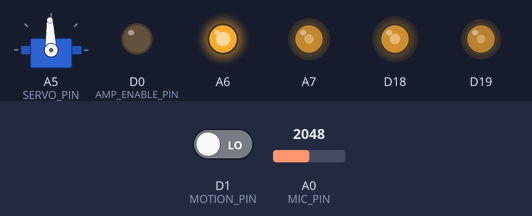
Simulated run of this sketch. Board: Particle Photon. On the bench: servo, output pins drawn as LEDs (lit = HIGH). The test bench sets the inputs (shaded band); at power-on: D1 (MOTION_PIN) LOW, A0 (MIC_PIN) = 2048. Pins used as bus, display or sensor lines are not drawn.

Above: at 5.4 s.
5.5 s: D1 (MOTION_PIN) driven HIGH
At 7.4 s:
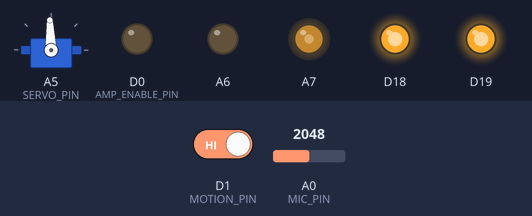
At 11.4 s:
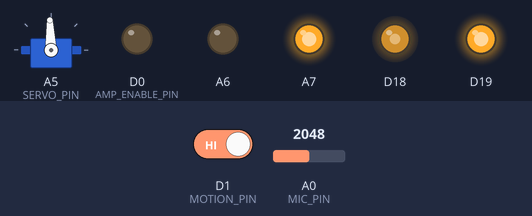
Timing chart, 0 to 12.9 s (numbered marks = the images above; inputs shaded):
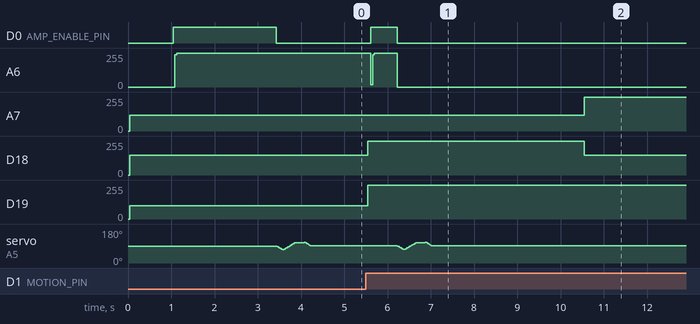

Measured:
- after the input at 5.5 s, D0 (AMP_ENABLE_PIN): LOW → HIGH after 0.11 s, → LOW 0.61 s later; A6: 255/255 → 0/255 after 0.72 s; A7: 120/255 → 255/255 after 5.0 s instead of 0.54 s; D18: 150/255 → 255/255 at once, → 150/255 5.0 s later; D19: 100/255 → 255/255 after 0.04 s instead of 0.54 s

The sketch:

droid-sentry.ino
```cpp
// (licence header left out)
// Copyright (c) 2016 Nathan Heskew

// Permission is hereby granted, free of charge, to any person obtaining a copy
// of this software and associated documentation files (the "Software"), to deal
// in the Software without restriction, including without limitation the rights
// to use, copy, modify, merge, publish, distribute, sublicense, and/or sell
// copies of the Software, and to permit persons to whom the Software is
// furnished to do so, subject to the following conditions:

// The above copyright notice and this permission notice shall be included in all
// copies or substantial portions of the Software.

// THE SOFTWARE IS PROVIDED "AS IS", WITHOUT WARRANTY OF ANY KIND, EXPRESS OR
// IMPLIED, INCLUDING BUT NOT LIMITED TO THE WARRANTIES OF MERCHANTABILITY,
// FITNESS FOR A PARTICULAR PURPOSE AND NONINFRINGEMENT. IN NO EVENT SHALL THE
// AUTHORS OR COPYRIGHT HOLDERS BE LIABLE FOR ANY CLAIM, DAMAGES OR OTHER
// LIABILITY, WHETHER IN AN ACTION OF CONTRACT, TORT OR OTHERWISE, ARISING FROM,
// OUT OF OR IN CONNECTION WITH THE SOFTWARE OR THE USE OR OTHER DEALINGS IN THE
// SOFTWARE.

#include "sfx.h"

SYSTEM_THREAD(ENABLED);

const int AMP_ENABLE_PIN = D0;
const int MOTION_PIN = D1;
const int MIC_PIN = A0;
const int SERVO_PIN = A5;
const int SPEAKER_PIN = DAC1;
const int LED_RED_PIN = WKP;
const int LED_GREEN_PIN = RX;
const int LED_BLUE_PIN = TX;
const int TRIGGER_PIN = D7;

volatile int8_t motionSensed = 0;
int motionActive = -1;
int soundActive = -1;
int triggerActive = 0;
int forcedActive = 0;

uint32_t triggerActiveDuration = 300000;
uint16_t ledAlarmDuration = 5000;

Timer motionTimeout(triggerActiveDuration, actOnNoMotion, true);
Timer soundTimeout(triggerActiveDuration, actOnNoSound, true);
Timer ledAlarmTimeout(ledAlarmDuration, ledNormal, true);

Servo headServo;
uint8_t pos = 90;

SFX* sfx = new SFX(AMP_ENABLE_PIN, SPEAKER_PIN);

void setup() {

  pub("thing/setup", "starting droid-sentry...");

  pub("thing/setup/firmware/version", System.version().c_str());

  sfx->init();

  // Pin configuration
  pinMode(LED_RED_PIN, OUTPUT);
  pinMode(LED_GREEN_PIN, OUTPUT);
  pinMode(LED_BLUE_PIN, OUTPUT);
  pinMode(TRIGGER_PIN, OUTPUT);
  pinMode(MOTION_PIN, INPUT);
  pinMode(MIC_PIN, INPUT);

  // Initialize the motion interrupt
  attachInterrupt(MOTION_PIN, actOnMotionISR, RISING);

  // Initialize the trigger
  digitalWrite(TRIGGER_PIN, LOW);

  // Initialize the servo
  headServo.attach(SERVO_PIN);
  headServo.write(pos);

  // Set up cloud functions
  Particle.function("turnon", turnOn);
  Particle.function("turnoff", turnOff);
  Particle.function("beep", makeBeeps);
  Particle.function("look", makeMovement);
  // ...and variables
  Particle.variable("motion", motionActive);
  Particle.variable("sound", soundActive);
  Particle.variable("trigger", triggerActive);
  Particle.variable("forced", forcedActive);

  initSequence();

  pub("thing/setup", "droid-sentry started!");
}

void loop() {

  // If not triggered and there's motion, trigger!
  if (!triggerIsActive() && motionIsActive()) {
    triggerOn();
  }

  // If active and not forced and there's no motion or sound, turn off the trigger
  if (!isForcedActive() && triggerIsActive() && !motionIsActive() && !soundIsActive()) {
    triggerOff();
  }

  motionCheck();
  soundCheck();
}

void initSequence() {

  ledInit();
  sfx->playBeeps();
  moveHead();
}

bool motionIsActive() {

  return motionActive == 1;
}

bool soundIsActive() {

  return soundActive == 1;
}

bool triggerIsActive() {

  return triggerActive == 1;
}

bool isForcedActive() {

  return forcedActive == 1;
}

void setMotionActive() {

  motionActive = 1;
}

void setMotionInactive() {

  motionActive = 0;
}

void setSoundActive() {

  soundActive = 1;
}

void setSoundInactive() {

  soundActive = 0;
}

void setTriggerActive() {

  triggerActive = 1;
}

void setTriggerInactive() {

  triggerActive = 0;
}

void setForcedActive() {

  forcedActive = 1;
}

void setForcedInactive() {

  forcedActive = 0;
}

int8_t turnOn(String arg) {

  pub("thing/remote/turnon");

  setForcedActive();
  triggerOn();

  return 1;
}

int8_t turnOff(String arg) {

  pub("thing/remote/turnoff");
  setForcedInactive();

  motionTimeout.stop();
  soundTimeout.stop();

  actOnNoMotion();
  actOnNoSound();

  triggerOff();

  return 1;
}

int8_t makeBeeps(String arg) {

  if (sfx->playBeeps() == true) {
    return 1;
  }

  return 0;
}

int8_t makeMovement(String arg) {

  moveHead();
  return 1;
}

void ledInit() {

  analogWrite(LED_RED_PIN, 120);
  analogWrite(LED_GREEN_PIN, 150);
  analogWrite(LED_BLUE_PIN, 100);

  delay(1000);

  ledAlarmTimeout.reset();
}

void ledNormal() {

  analogWrite(LED_RED_PIN, 255);
  analogWrite(LED_GREEN_PIN, 150);
  analogWrite(LED_BLUE_PIN, 255);
}

void ledAlarm() {

  analogWrite(LED_RED_PIN, 120);
  analogWrite(LED_GREEN_PIN, 255);
  analogWrite(LED_BLUE_PIN, 255);
  ledAlarmTimeout.reset();
}

void triggerOn() {

  setTriggerActive();
  digitalWrite(TRIGGER_PIN, HIGH);

  sfx->playAlert();
  moveHead();

  pub("thing/trigger/on");
}

void triggerOff() {

  setTriggerInactive();
  digitalWrite(TRIGGER_PIN, LOW);

  ledNormal();

  pub("thing/trigger/off");
}

void moveHead() {

  for (pos = 90; pos > 70; pos -= 2) {
    headServo.write(pos);
    delay(15);
  }

  for (; pos < 110; pos += 2) {
    headServo.write(pos);
    delay(15);
  }

  delay(200);

  for (; pos > 90; pos -= 2) {
    headServo.write(pos);
    delay(15);
  }
}

void actOnMotionISR() {

  motionSensed = 1;
}

void actOnMotion() {

  ledAlarm();

  if (motionIsActive() == true) {
    motionTimeout.reset();
    pub("thing/motion/more");
    return;
  }

  setMotionActive();
  motionTimeout.reset();

  pub("thing/motion/first");
}

void actOnNoMotion() {

  pub("thing/debug/actOnNoMotion");

  if (motionIsActive() == false) {
    return;
  }

  pub("thing/debug/callSetMotionInactive");

  setMotionInactive();
  pub("thing/motion/none");
}

void actOnSound() {

  // sound only keeps the trigger active
  if (motionIsActive() == false) {
    pub("thing/sound/ignored");
    return;
  }

  ledAlarm();

  if (soundIsActive() == true) {
    soundTimeout.reset();
    pub("thing/sound/more");
    return;
  }

  setSoundActive();
  soundTimeout.reset();

  pub("thing/sound/first");
}

void actOnNoSound() {

  if (soundIsActive() == false) {
    return;
  }

  setSoundInactive();
  pub("thing/sound/none");
}

void pub(const char* eventName, const char* data) {

  Particle.publish(eventName, data, 604800, PRIVATE);
}

void pub(const char* eventName) {

  pub(eventName, "1");
}

void motionCheck() {

  if (motionSensed == 1) {

    motionSensed = 0;
    actOnMotion();
  }
}

void soundCheck() {

  const int8_t sampleWindow = 50; // Sample window width in mS (50 mS = 20Hz)
  uint8_t sounds = 0;

  uint32_t startMillis = millis();
  uint16_t peakToPeak = 0;

  uint16_t signalMax = 0;
  uint16_t signalMin = 4095;

  uint16_t sample;

  // collect data for the sample window
  while (millis() - startMillis < sampleWindow) {

    sample = analogRead(MIC_PIN);
    if (sample < 4095) {

      if (sample > signalMax) {
        signalMax = sample;
      }
      else if (sample < signalMin) {
        signalMin = sample;
      }
    }
  }

  peakToPeak = signalMax - signalMin;  // max - min = peak-peak amplitude
  uint16_t mV = peakToPeak * 3300 / 4095;  // convert to mV

  if (signalMin > 1400 && signalMax < 3968 && mV > 500) {

    if (++sounds > 1) {

      char outString[20];
      sprintf(outString, "%u - %u: %u", (unsigned)signalMin, (unsigned)signalMax, (unsigned)mV);
      pub("thing/debug/sound", outString);

      actOnSound();
    }
  }
  else {
    sounds = 0;
  }
}
```

sfx.cpp
```cpp
// (licence header left out)
// Copyright (c) 2016 Nathan Heskew

// Permission is hereby granted, free of charge, to any person obtaining a copy
// of this software and associated documentation files (the "Software"), to deal
// in the Software without restriction, including without limitation the rights
// to use, copy, modify, merge, publish, distribute, sublicense, and/or sell
// copies of the Software, and to permit persons to whom the Software is
// furnished to do so, subject to the following conditions:

// The above copyright notice and this permission notice shall be included in all
// copies or substantial portions of the Software.

// THE SOFTWARE IS PROVIDED "AS IS", WITHOUT WARRANTY OF ANY KIND, EXPRESS OR
// IMPLIED, INCLUDING BUT NOT LIMITED TO THE WARRANTIES OF MERCHANTABILITY,
// FITNESS FOR A PARTICULAR PURPOSE AND NONINFRINGEMENT. IN NO EVENT SHALL THE
// AUTHORS OR COPYRIGHT HOLDERS BE LIABLE FOR ANY CLAIM, DAMAGES OR OTHER
// LIABILITY, WHETHER IN AN ACTION OF CONTRACT, TORT OR OTHERWISE, ARISING FROM,
// OUT OF OR IN CONNECTION WITH THE SOFTWARE OR THE USE OR OTHER DEALINGS IN THE
// SOFTWARE.

#include "application.h"
#include "sfx.h"

SFX::SFX(uint8_t ampEnablePin, uint8_t speakerPin) {

  _ampEnablePin = ampEnablePin;
  _speakerPin = speakerPin;
}

bool SFX::init() {

  // Pin configuration
  pinMode(_ampEnablePin, OUTPUT);
  pinMode(_speakerPin, OUTPUT);

  // Initialize the amp
  digitalWrite(_ampEnablePin, LOW);

  return true;
}

bool SFX::playBeeps() {

  return this->playSound(BEEPS_TIMING, BEEPS_LEN, BEEPS);
}

bool SFX::playAlert() {

  return this->playSound(ALERT_TIMING, ALERT_LEN, ALERT);
}

bool SFX::playSound(uint8_t sound_timing, uint16_t sound_len, const unsigned char sound[]) {

  uint32_t lastWrite = micros();
  uint32_t now, diff;
  uint16_t sound_i = 0;
  uint32_t value;

  digitalWrite(_ampEnablePin, HIGH);
  delayMicroseconds(50);

  while (sound_i < sound_len) {

      // Convert 8-bit to 12-bit
      value = map(sound[sound_i++], 0, 255, 0, 4095);

      now = micros();
      diff = (now - lastWrite);
      if (diff < sound_timing) {
          delayMicroseconds(sound_timing - diff);
      }

      analogWrite(_speakerPin, value);
      lastWrite = micros();
  }

  delayMicroseconds(50);
  digitalWrite(_ampEnablePin, LOW);

  return true;
}
```

Source omitted: sfx.h (data table, 174037 bytes)
